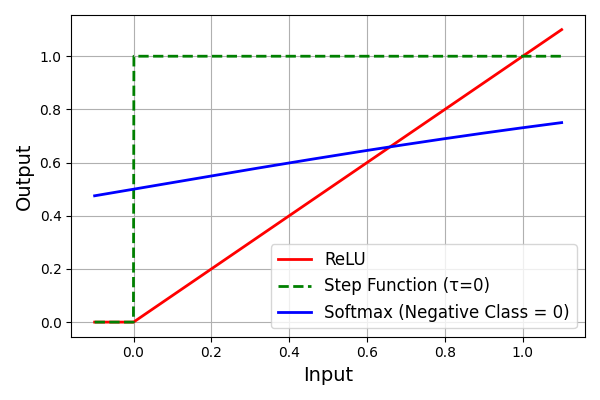

Reproduce this figure in Python.
import numpy as np
import matplotlib.pyplot as plt

# Define activation functions
def relu(x):
    return np.maximum(0, x)

def softmax(x):
    """Compute softmax probabilities for the positive class."""
    # x is a series of probabilities for the positive class
    #assume the negative class has a constant score of 0
    # return the softmax probabilities for the positive class only
    exp = np.exp(x)
    softmaxes = exp / (exp+1)
    return softmaxes

def tanh(x):
    return np.tanh(x)

def leaky_relu(x, alpha=0.01):
    return np.where(x > 0, x, alpha * x)

def step_function(x, tau=0):
    return np.where(x > tau, 1, 0)

# Generate input values between -1 and 1
x = np.linspace(-0.1, 1.1, 1000)

# Evaluate activation functions
relu_output = relu(x)
tanh_output = tanh(x)
leaky_relu_output = leaky_relu(x)
step_output = step_function(x, tau=0)  # You can adjust tau as needed

# For Softmax, compute the probability of the positive class
# Assume the negative class has a constant score of 0
scores = np.vstack((x, np.zeros_like(x)))  # Positive class scores and negative class scores
softmax_probs = np.array([softmax(score) for score in scores.T])  # Transpose to iterate over columns
softmax_positive = softmax_probs[:, 0]  # Extract positive class probabilities

# Plot all activation functions in one plot
plt.figure(figsize=(6, 4))
plt.plot(x, relu_output, label='ReLU', color='red',linewidth=2)
plt.plot(x, step_output, label='Step Function (τ=0)', color='green', linestyle='--',linewidth=2)
plt.plot(x, softmax_positive, label='Softmax (Negative Class = 0)', color='blue',linewidth=2)
plt.xlabel('Input', fontsize=14)
plt.ylabel('Output', fontsize=14)
plt.legend(fontsize=12)
plt.grid(True)
plt.tight_layout()
plt.savefig('activation_functions.png')
plt.show()
plt.close()
